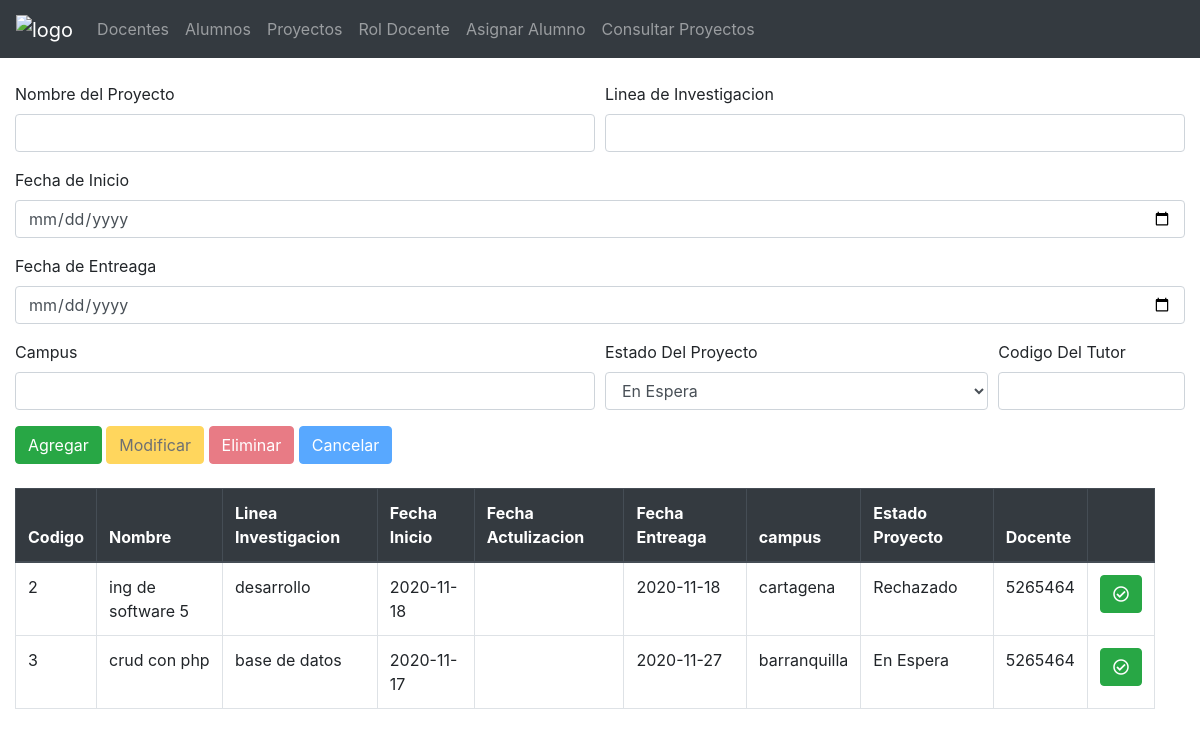
The page /proyecto.php on the database its author committed.
### tables this page shows
CREATE TABLE `proyectos` (
  `cod_proyecto` int(11) NOT NULL,
  `nombre` varchar(100) NOT NULL,
  `lineaInvestigacion` varchar(100) NOT NULL,
  `fechaInicio` date NOT NULL,
  `fechaActualizacion` date DEFAULT NULL,
  `fechaEntrega` date NOT NULL,
  `campus` varchar(100) NOT NULL,
  `estadoProyecto` varchar(100) NOT NULL,
  `cod_docente` varchar(100) NOT NULL
);

### proyecto.php (called while the page is built)
<?php
include ('Templates/head.php');
?>
<?php
include ('Proyecto/con_proyecto.php');
?>
<?php
include ('Templates/footer.php')
?>

### Proyecto/con_proyecto.php (the view, shortened to what this page needs)
<?php
$nombreP = (isset($_POST['nombreP_txt'])) ?$_POST['nombreP_txt']:"" ;
$lineaInvestigacion = (isset($_POST['lineaInvestigacion_txt'])) ?$_POST['lineaInvestigacion_txt']:"" ;
$fechaInicio = (isset($_POST['fechaInicio_txt'])) ?$_POST['fechaInicio_txt']:"" ;
$fechaEntrega = (isset($_POST['fechaEntrega_txt'])) ?$_POST['fechaEntrega_txt']:"" ;
$campus = (isset($_POST['campus_txt'])) ?$_POST['campus_txt']:"" ;
$cod_docente = (isset($_POST['cod_docentetxt'])) ?$_POST['cod_docentetxt']:"" ;
$accionAgregar="";
$accionModificar=$accionEliminar=$accionCancelar="disabled";
include ('conexion/conexion.php');
  $sentencia = $pdo->prepare("SELECT * FROM `proyectos` ");
  $sentencia->execute();
  $listaProyectos= $sentencia->fetchAll(PDO::FETCH_ASSOC);
?>
<form action="" method="post">
  <div class="form-row">
    <div class="form-group col-md-6">
      <label for="">Nombre del Proyecto</label>
      <input type="text" class="form-control" value="<?php echo $nombreP ?>" name="nombreP_txt" required placeholder="" id="nombreP_txt" require="">
    </div>
    <div class="form-group col-md-6">
      <label for="">Linea de Investigacion</label>
      <input type="text" class="form-control" value="<?php echo $lineaInvestigacion ?>" name="lineaInvestigacion_txt" required placeholder="" id="lineaInvestigacion_txt" require="">
    </div>
  </div>
  <div class="form-group">
    <label for="">Fecha de Inicio</label>
    <input type="date" class="form-control" value="<?php echo $fechaInicio ?>"  name="fechaInicio_txt" required placeholder="" id="fechaInicio_txt" require="">
  </div>
  <div class="form-group ">
    <label for="">Fecha de Entreaga</label>
    <input type="date" class="form-control" value="<?php echo $fechaEntrega ?>" name="fechaEntrega_txt" required placeholder="" id="fechaEntrega_txt" require="">
  </div>
  <div class="form-row">
    <div class="form-group col-md-6">
      <label for="">Campus</label>
      <input type="text" class="form-control" value="<?php echo $campus ?>" name="campus_txt" required placeholder="" id="campus_txt" require="">
    </div>
    <div class="form-group col-md-4">
      <label for="">Estado Del Proyecto</label>
      <select id="estadoProyecto_txt" name="estadoProyecto_txt"  class="form-control">
        <option selected>En Espera</option>
      </select>
    </div>
    <div class="form-group col-md-2">
      <label for="">Codigo Del Tutor</label>
      <input type="text" class="form-control" value="<?php echo $cod_docente ?>" name="cod_docentetxt" required placeholder="" id="cod_docentetxt" require="">
    </div>
  </div>
            <button value="btnAgregar" <?php echo $accionAgregar ?> class="btn btn-success" type="submit" name="accion">Agregar</button>
            <button value="btnModificar" <?php echo $accionModificar; ?> class="btn btn-warning" type="submit" name="accion">Modificar</button>
            <button value="btnEliminar" <?php echo $accionEliminar; ?> class="btn btn-danger" type="submit" name="accion">Eliminar</button>
            <button value="btnCancelar" <?php echo $accionCancelar; ?> class="btn btn-primary" type="submit" name="accion">Cancelar</button>
</form>
<br>
<div class="row col-md-12">
            <table class="table table-bordered">
                <thead class="thead-dark">
                <tr>
                    <th>Codigo</th>
                    <th>Nombre</th>
                    <th>Linea Investigacion</th>
                    <th>Fecha Inicio</th>
                    <th>Fecha Actulizacion</th>
                    <th>Fecha Entreaga</th>
                    <th>campus</th>
                    <th>Estado Proyecto</th>
                    <th>Docente</th>
                    <th></th>
                </tr>
                </thead>
            <?php foreach($listaProyectos as $docente) { ?>
                <tr>
                    <td><?php echo $docente['cod_proyecto'] ?></td>
                    <td><?php echo $docente['nombre'] ?></td>
                    <td><?php echo $docente['lineaInvestigacion'] ?></td>
                    <td><?php echo $docente['fechaInicio'] ?></td>
                    <td><?php echo $docente['fechaActualizacion'] ?></td>
                    <td><?php echo $docente['fechaEntrega'] ?></td>
                    <td><?php echo $docente['campus'] ?></td>
                    <td><?php echo $docente['estadoProyecto'] ?></td>
                    <td><?php echo $docente['cod_docente'] ?></td>
                    <td>
                    <form action="" method="post">
                    <button value="Seleccionar" type="submit" class="btn btn-success" name="accion"><i class="far fa-check-circle"></i></button>
                    </form>
                    </td>
                </tr>
            <?php }?>
            </table>
        </div>

### rows shown on the page
proyectos: cod_proyecto "2", nombre "ing de software 5", lineaInvestigacion "desarrollo", fechaInicio "2020-11-18", fechaEntrega "2020-11-18", campus "cartagena", estadoProyecto "Rechazado", cod_docente "5265464"
proyectos: cod_proyecto "3", nombre "crud con php", lineaInvestigacion "base de datos", fechaInicio "2020-11-17", fechaEntrega "2020-11-27", campus "barranquilla", estadoProyecto "En Espera", cod_docente "5265464"
